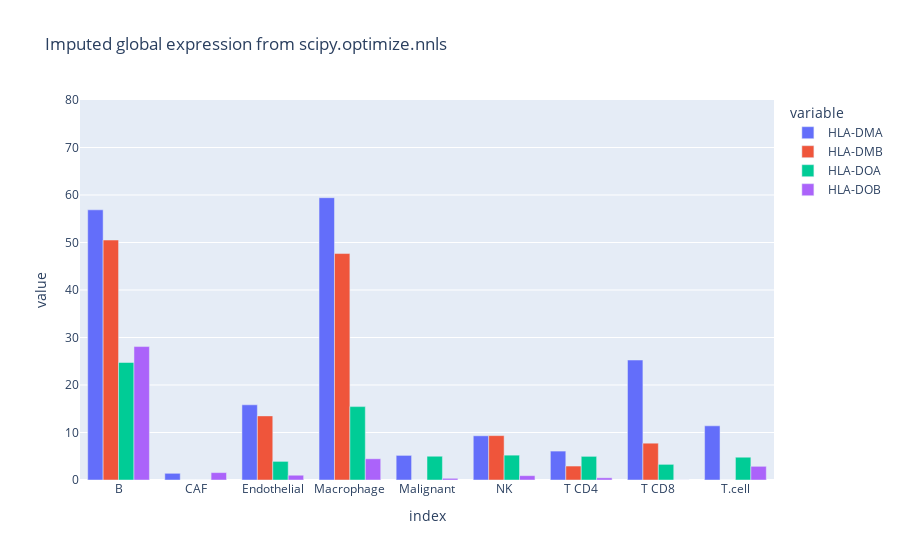

Notebook code cell kept with this figure:
### Code cell
fig = px.bar(
    imputed_geps_scipy.loc[example_genes[0:4]].T,
    barmode="group",
    title="Imputed global expression from scipy.optimize.nnls",
)
fig.update_yaxes(range=[0, 80])

### Figure 1 — Plotly figure (JSON) as saved in the notebook; plotly's stock layout.template omitted (floating-point values rounded to 4 significant figures)
{"data": [{"alignmentgroup": "True", "hovertemplate": "variable=HLA-DMA<br>index=%{x}<br>value=%{y}<extra></extra>", "legendgroup": "HLA-DMA", "marker": {"color": "#636efa", "pattern": {"shape": ""}}, "name": "HLA-DMA", "offsetgroup": "HLA-DMA", "orientation": "v", "showlegend": true, "textposition": "auto", "type": "bar", "x": ["B", "CAF", "Endothelial", "Macrophage", "Malignant", "NK", "T CD4", "T CD8", "T.cell"], "xaxis": "x", "y": [56.88, 1.411, 15.83, 59.43, 5.182, 9.308, 6.088, 25.26, 11.41], "yaxis": "y"}, {"alignmentgroup": "True", "hovertemplate": "variable=HLA-DMB<br>index=%{x}<br>value=%{y}<extra></extra>", "legendgroup": "HLA-DMB", "marker": {"color": "#EF553B", "pattern": {"shape": ""}}, "name": "HLA-DMB", "offsetgroup": "HLA-DMB", "orientation": "v", "showlegend": true, "textposition": "auto", "type": "bar", "x": ["B", "CAF", "Endothelial", "Macrophage", "Malignant", "NK", "T CD4", "T CD8", "T.cell"], "xaxis": "x", "y": [50.52, 0, 13.5, 47.67, 0, 9.342, 2.939, 7.75, 0], "yaxis": "y"}, {"alignmentgroup": "True", "hovertemplate": "variable=HLA-DOA<br>index=%{x}<br>value=%{y}<extra></extra>", "legendgroup": "HLA-DOA", "marker": {"color": "#00cc96", "pattern": {"shape": ""}}, "name": "HLA-DOA", "offsetgroup": "HLA-DOA", "orientation": "v", "showlegend": true, "textposition": "auto", "type": "bar", "x": ["B", "CAF", "Endothelial", "Macrophage", "Malignant", "NK", "T CD4", "T CD8", "T.cell"], "xaxis": "x", "y": [24.73, 0, 3.92, 15.45, 5.002, 5.233, 4.978, 3.294, 4.796], "yaxis": "y"}, {"alignmentgroup": "True", "hovertemplate": "variable=HLA-DOB<br>index=%{x}<br>value=%{y}<extra></extra>", "legendgroup": "HLA-DOB", "marker": {"color": "#ab63fa", "pattern": {"shape": ""}}, "name": "HLA-DOB", "offsetgroup": "HLA-DOB", "orientation": "v", "showlegend": true, "textposition": "auto", "type": "bar", "x": ["B", "CAF", "Endothelial", "Macrophage", "Malignant", "NK", "T CD4", "T CD8", "T.cell"], "xaxis": "x", "y": [28.09, 1.558, 1.005, 4.47, 0.3536, 0.9141, 0.4619, 0.01265, 2.882], "yaxis": "y"}], "layout": {"autosize": true, "barmode": "group", "legend": {"title": {"text": "variable"}, "tracegroupgap": 0}, "title": {"text": "Imputed global expression from scipy.optimize.nnls"}, "xaxis": {"anchor": "y", "autorange": true, "domain": [0, 1], "range": [-0.5, 8.5], "title": {"text": "index"}, "type": "category"}, "yaxis": {"anchor": "x", "domain": [0, 1], "range": [0, 80], "title": {"text": "value"}, "type": "linear"}}}
